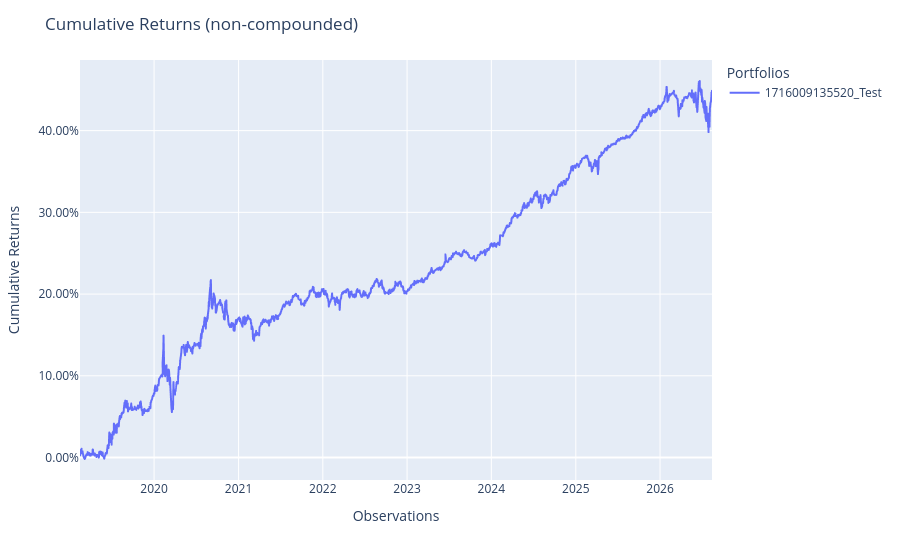

Notebook code cell kept with this figure:
### Code cell
population_test.plot_cumulative_returns()

### Figure 1 — Plotly figure (JSON) as saved in the notebook; plotly's stock layout.template omitted (floating-point values rounded to 4 significant figures; data arrays with more than 128 entries replaced by an {"elided": "..."} marker saying what was removed)
{"data": [{"hovertemplate": "variable=1716009135520_Test<br>index=%{x}<br>value=%{y}<extra></extra>", "legendgroup": "1716009135520_Test", "line": {"color": "#636efa", "dash": "solid"}, "marker": {"symbol": "circle"}, "mode": "lines", "name": "1716009135520_Test", "showlegend": true, "type": "scattergl", "x": {"elided": "1822 str values"}, "xaxis": "x", "y": {"elided": "1822 float values"}, "yaxis": "y"}], "layout": {"legend": {"title": {"text": "Portfolios"}, "tracegroupgap": 0}, "margin": {"t": 60}, "title": {"text": "Cumulative Returns (non-compounded)"}, "xaxis": {"anchor": "y", "domain": [0, 1], "title": {"text": "Observations"}}, "yaxis": {"anchor": "x", "domain": [0, 1], "tickformat": ".2%", "title": {"text": "Cumulative Returns"}}}}
